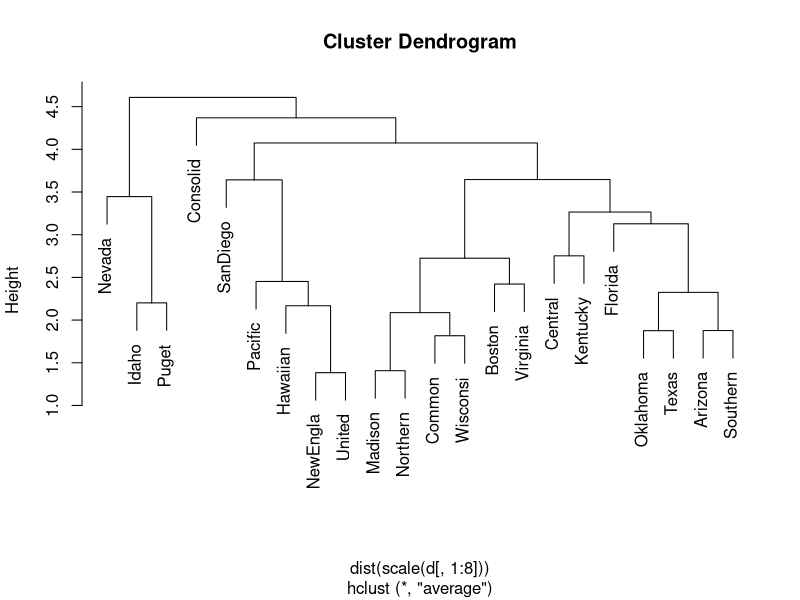
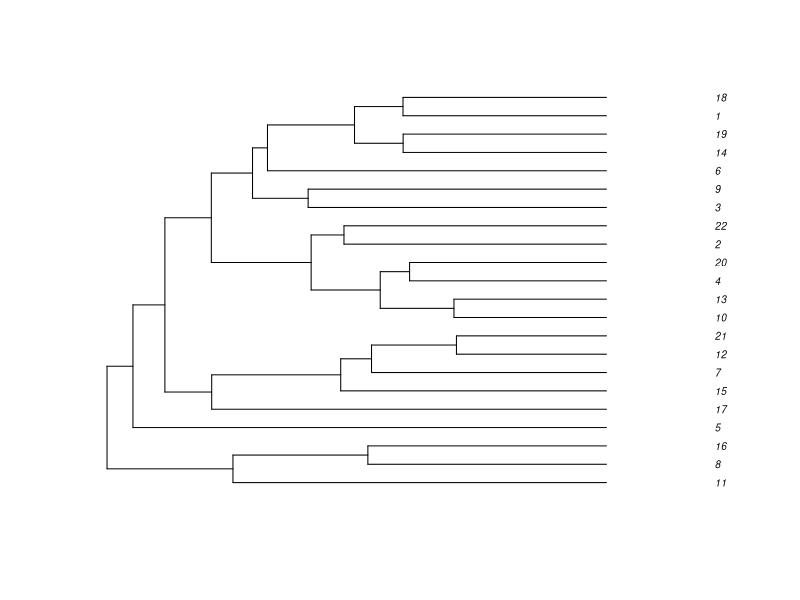
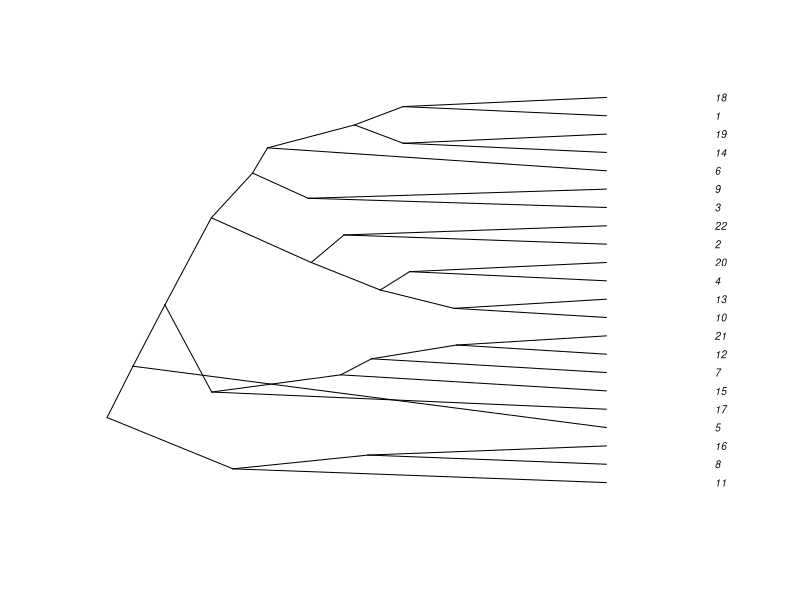
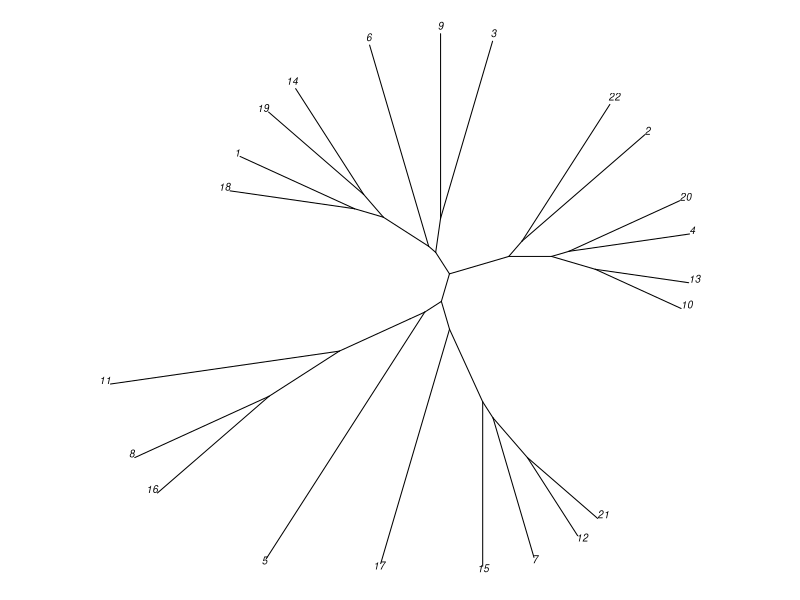
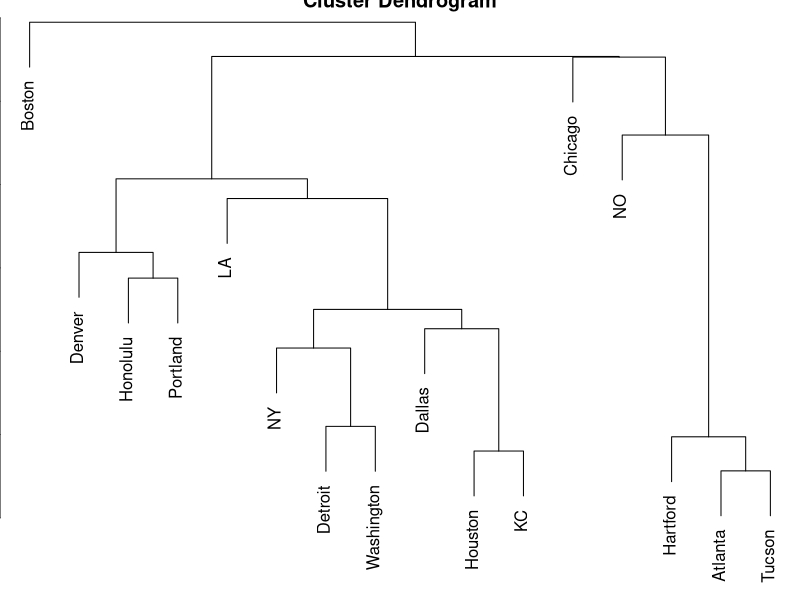
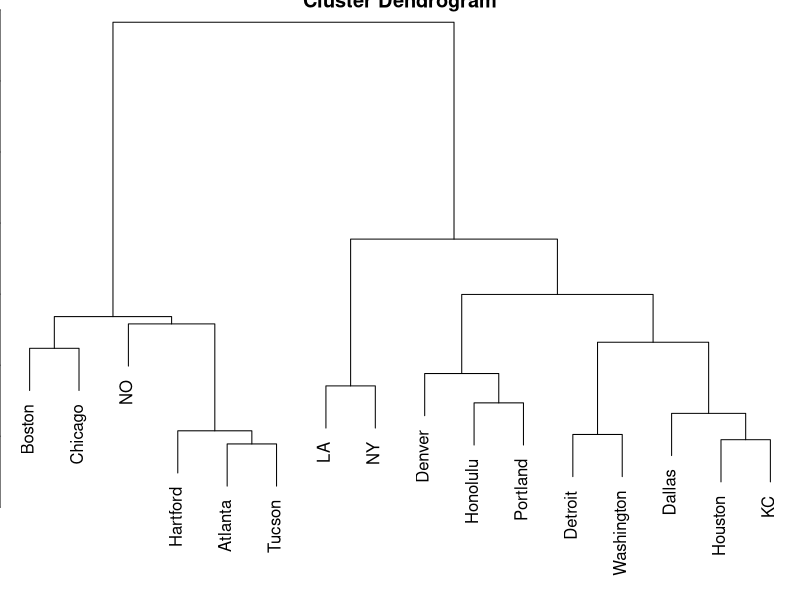
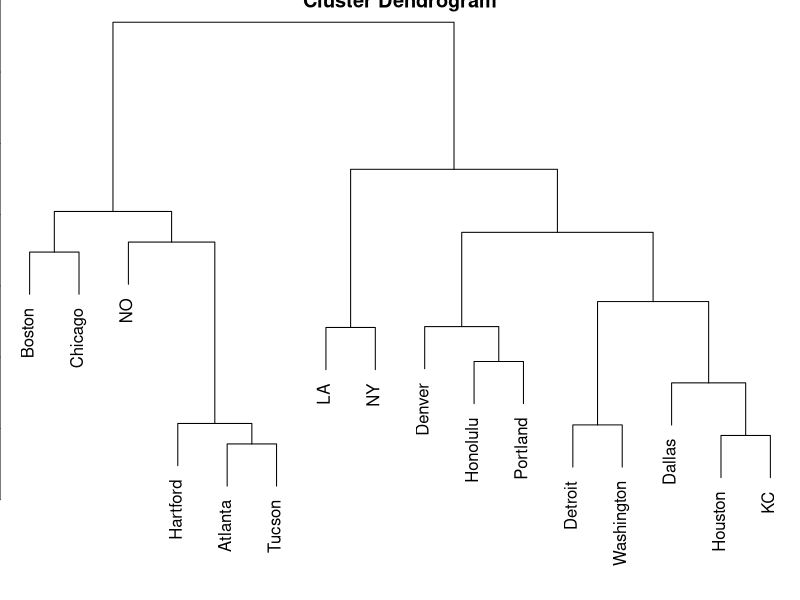
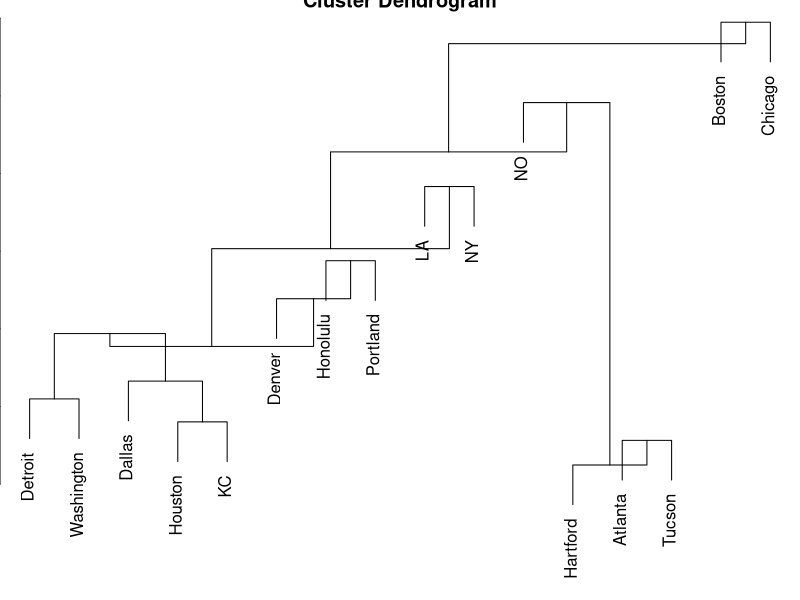

These figures' R source, in order:
# Example (Public Utility Data). Read file T12-5.DAT
d = read.table("T12-5.DAT", header = F)
colnames(d) = c("CovRatio", "ROC", "CostPerKW", "Load", "DemandGrowth", "Sales", "Percent", "TotalCost","Company")
head(d)

# Eucledian distances
# Often it is advisable to standardize the variables so they all have unit variance
round(dist(scale(d[,1:8])), 2)
# Matches with the lecture notes and textbook

# Other distances:
round(dist(scale(d[,1:8]), method = "manhattan"), 2)

# Average linkage clustering
av.clust = hclust(dist(scale(d[,1:8])), method = "average")
plot(av.clust, labels = d$Company)

# Alternative plots:
#install.packages("ape")
library("ape")
# Default plot
plot(as.phylo(av.clust), cex = 0.6, label.offset = 0.5)

# Cladogram
plot(as.phylo(av.clust), type = "cladogram", cex = 0.6, 
     label.offset = 0.5)

# Unrooted
plot(as.phylo(av.clust), type = "unrooted", cex = 0.6,
     no.margin = TRUE)

# Data in Table 15.1 from Rencher
# Read data from T15_1_CITYCRIME.dat
d = read.table("T15_1_CITYCRIME.dat", header = F)
colnames(d) = c("City", "Murder", "Rape", "Robbery", "Assault", "Burglary", "Larceny", "AutoTheft")
head(d)

# Eucledian distances
dist.matrix = as.matrix(dist(d[,2:8]))
colnames(dist.matrix) = d$City
rownames(dist.matrix) = d$City
round(dist.matrix, 1)

# Which are the two most similar cities?
which(dist.matrix == min(dist(d[,2:8])), arr.ind = T)

# Restart your R session here to restore the graphics because of the ape package

# Single linkage clustering
s.clust = hclust(dist(d[,2:8]), method = "single")
plot(s.clust, labels = d$City)
# Matches with Fig. 15.3 on p. 510 of Rencher

# Complete linkage clustering
s.clust = hclust(dist(d[,2:8]))
plot(s.clust, labels = d$City)
# Matches with Fig. 15.5 on p. 513

# Average linkage clustering
s.clust = hclust(dist(d[,2:8]), method = "average")
plot(s.clust, labels = d$City)
# Matches with Fig. 15.6 on p. 515

# Other linkage methods:
# Centroid linkage clustering
# Centroid-linkage is the distance between the centroids of two clusters.
s.clust = hclust(dist(d[,2:8]), method = "centroid")
plot(s.clust, labels = d$City)
# Note centroid linkage is not monotonic

# Median linkage clustering
s.clust = hclust(dist(d[,2:8]), method = "median")
plot(s.clust, labels = d$City)

# Ward linkage clustering
# Ward's minimum variance criterion minimizes the total within-cluster variance. 
s.clust = hclust(dist(d[,2:8]), method = "ward.D2")
plot(s.clust, labels = d$City)

# Exercise:
# Use the women track record data:
# Read the data from TrackWomen.dat
data <- read.table("TrackWomen.dat", sep="\t",header = T)
# DO NOT STANDARDIZE
# a) Obtain the distance matrix using Eucledian distance
a <- round(dist(data[,2:8]), 2)
min(a)

# b) Obtain the distance matrix using Manhattan distance
a <- round(dist(data[,2:8], method = "manhattan"), 2) 
a <- as.matrix(a)
which(a==0.48)

for (i in 1:54){
  for (j in a[i,]){
    if (j == 0.48){
      print(i)
    }
  }
}


# From now on USE EUCLIDEAN DISTANCE
# c) Perform single-linkage clustering and dendrogram
av.clust = hclust(dist(data[,2:8]), method = "single")
plot(av.clust, labels = data$Country)

# d) Perform complete-linkage clustering and dendrogram
av.clust = hclust(dist(data[,2:8]), method = "complete")
plot(av.clust, labels = data$Country)

# e) Perform average-linkage clustering and dendrogram
av.clust = hclust(dist(data[,2:8]), method = "average")
plot(av.clust, labels = data$Country)
